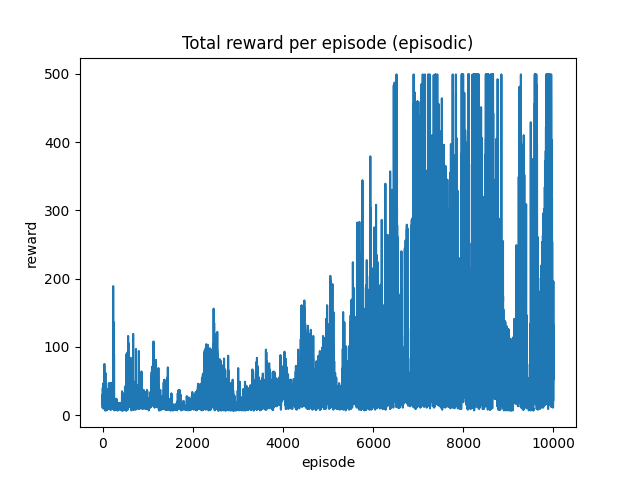

The Python source for this figure:

import gym
import torch
import torch.nn as nn
import torch.nn.functional as F
import torch.optim as optim
import numpy as np
from copy import deepcopy
from collections import deque
import random
import matplotlib.pyplot as plt

EPISODES = 200  # number of episodes
MAX_EXPLORATION =1  # e-greedy threshold start value
MIN_EXPLORATION = 0.2  # e-greedy threshold end value
EXPLORATION_DECAY = 1/200  # e-greedy threshold decay
GAMMA = 0.93  # Q-learning discount factor
LEARNING_RATE = 10e-4  # NN optimizer learning rate
HIDDEN_SIZE = 200  # NN hidden layer size
BATCH_SIZE = 40  # Q-learning batch size
EXPLORATION = 1
EXPLORATION_DECAY =0.0002
TRAIN_EPISODES = 10000

"""
Any Class that implements a neural network from pytorch have to inherit from the nn.Module class
PyTorch refers to fully connected layers as Linear layers.

"""

def getMedian( l):
    l = sorted(l)
    return l[int(len(l)/2)]
class DQN(nn.Module):
    def __init__(self, lr):
        super().__init__()
       
        
        
        self.learning_rate = lr

        # PyTorch refers to fully connected layers as Linear layers.

        # Creating PrimaryNetwork layers
        self.Layer_1= nn.Linear(in_features= 4, out_features = int(HIDDEN_SIZE))

    
        self.Layer_2 = nn.Linear(in_features= int(HIDDEN_SIZE), out_features = HIDDEN_SIZE)

        self.Layer_3 = nn.Linear(in_features= HIDDEN_SIZE, out_features = int(HIDDEN_SIZE))

        self.Layer_4 = nn.Linear(in_features= HIDDEN_SIZE, out_features = int(HIDDEN_SIZE))

        self.Layer_5 = nn.Linear(in_features= int(HIDDEN_SIZE), out_features = 2)

        self.optimizer = optim.Adam(self.parameters(), lr = self.learning_rate)

        self.loss = nn.MSELoss()


    """
        All pytorch nn require forward method to be defined. 
        This will implement the forward pass to the network.
    """
    def forward(self, state, Q_val=True):
        assert type(state) == torch.Tensor
        t = F.relu(self.Layer_1(state) )
        t = F.relu(self.Layer_2(t))
        t = F.relu(self.Layer_3(t))
        t = F.relu(self.Layer_4(t))
        # To get actions we do not need to apply the relu funtions we need the raw output
        action = self.Layer_5(t)
        index =  torch.argmax(action)  # returns the index of the maximum value which will always be 0 or 1
        if Q_val:
            return action
        return index
        
        
class Memory():
    def __init__(self, limit):
        self.memory = deque()    
        self.max_length = limit
        self.counter = 0  
    def append(self, val):
        if (self.get_length()==self.max_length):
            self.delete_left()

        self.memory.append(val)
        
    def prepend(self,val):
        if (self.get_length()==self.max_length):
            self.delete_left()
        self.memory.prepend(val)

    def delete_right(self):
        return self.memory.pop()

    def delete_left(self):
        return self.memory.popleft()
    def get_length(self):
        return len(self.memory)

    
class Agent():

    def __init__(self,env, primaryN, targetN, gamma=.99, eplison = .3,eplison_decay=0.3 , state_dimention=4 , max_length=1000, weights = None, frames =5000 ):


         # Initializing all the constnt variables   
        self.state_dimention = state_dimention
        self.weights = weights
        self.env = env 
        self.frames = frames
        self.batch_size = BATCH_SIZE
        self.update = False
        self.train_cnt = 0
        self.discount_rate = GAMMA #(gamma)
        self.exploration_rate = EXPLORATION
        self.max_exploration_rate = MAX_EXPLORATION
        self.min_exploration_rate = MIN_EXPLORATION
        self.learning_rate =LEARNING_RATE 
        self.exploration_decay = EXPLORATION_DECAY# eplison 
       
        self.no_of_episodes = TRAIN_EPISODES
        # Initializing our network
        self.Q = DQN(self.learning_rate)
        self.target_net = DQN(self.learning_rate)
        self.target_net.load_state_dict(torch.load("target_net.dat"))
        self.max_score = 100
        self.max_median = 12
        # action  0 is left and 1 is right  
        self.action_space = [0,1]   
        # Creating memory elements
        self.mem_length = max_length
        self.mem_counter = 0
        self.state_memory=  Memory(max_length)
        self.next_state_memory=  Memory(max_length)
        self.action_memory = Memory(max_length)
        self.terminal_memory = Memory(max_length)
        self.reward_memory = Memory(max_length)
 

    def store(self, observation, action,reward ,next_observation, done):
        """
            Stores all the results of an iteration in the memory
        """
        #index = self.mem_counter % self.mem_length
        self.state_memory.append(observation)
        self.next_state_memory.append(next_observation)
        self.action_memory.append(action)
        self.terminal_memory.append(done)
        self.reward_memory.append(reward)
        self.mem_counter+=1

    def choose(self, observation):
        """
        Choose a random action or choose throught the neural network depending on the explaoration constant which decays with the number of iterations
    
        """
        observation = torch.tensor([observation], dtype= torch.float32)
        if self.exploration_rate> np.random.random():
            self.UpdateExploration()
            return torch.tensor(self.RandomMove(), dtype = torch.float32)
        else :
            self.UpdateExploration()
            return self.NetworkMove(observation)



    def NetworkMove(self, observation):

        assert type(observation) == torch.Tensor
        action = self.Q.forward(observation, Q_val=False)
        # torch.argmax(input, dim, keepdim=False) → LongTensor Returns the indices of the maximum values of a tensor across a dimension.
        #action =  torch.argmax(torch.tensor(action)).item()  # returns the index of the maximum value which will always be 0 or 1
        return action

        
    """
    here are several different loss functions under the nn package . 
    A simple loss is: nn.MSELoss which computes the mean-squared error between the input and the target.
    """
    
    def Save(self,primaryN,t):
        torch.save(primaryN.state_dict(), f"{t}-best.dat")
    
    def RandomMove(self):
        action = self.env.action_space.sample()
        return action
    """
    There is two ways to learn:
        one way is to play a bunch of random games until out memory fills up and then start learning (what we are going to do )

        the other way is to play and game and learn from that and iterate
    """
    def Rlist(self, a):
        l= [i for i in range(a) ]
        return l
   

    def Learn(self):
        
        # make a list with all possibel indexes
        l = self.state_memory.get_length()
        
        if l<self.batch_size:
            return
        li = self.Rlist(l)
        # return a number in the range of  l (memory size)  muliple calls will never return the same number
        #batch = np.random.choice(li,self.batch_size,  replace=False)
        batch =random.sample(li, self.batch_size)
        # getting the batch's variables
        b_state = torch.tensor([self.state_memory.memory[i] for i in batch], dtype= torch.float32, requires_grad=False)
        b_state_new = torch.tensor([self.next_state_memory.memory[i] for i in batch], dtype= torch.float32, requires_grad=False)
        b_reward = torch.tensor([self.reward_memory.memory[i] for i in batch], dtype= torch.float32, requires_grad=False)
        b_terminal = torch.tensor([self.terminal_memory.memory[i] for i in batch], dtype= torch.float32, requires_grad=False)

        b_action =  [self.action_memory.memory[i] for i in batch]

        Q_vals =[]# 
        Target_vals = torch.empty(size = (self.batch_size,2), dtype =torch.float32, requires_grad=False)
        #values = torch.stack(list(values),1)
        for i in range(self.batch_size):
            Q = self.Q.forward(b_state[i], Q_val=True)
            Q_next =self.target_net.forward(b_state_new[i], Q_val= True).detach()
            #Q_target = Q + self.learning_rate * (b_reward[i]* self.discount_rate  * Q_next -Q)
            Q_target = b_reward[i] + self.discount_rate * Q_next
            if b_terminal[i]:
                Q_target = b_reward[i]
               
            Q_vals.append(Q)
            Target_vals[i] = Q_target
           
        Q_vals = torch.stack(Q_vals,0)
       
        
        self.Q.optimizer.zero_grad()
        loss = self.Q.loss(Q_vals, Target_vals)
        if self.train_cnt%10==0:
            print("Loss: " ,loss.item())
        loss.backward()
        self.Q.optimizer.step()

        
        

    def Play(self):
        episode_rewards = []
        
        avg =[]
        observation = env.reset()
        for episode in range(TRAIN_EPISODES):
            
            
            current_reward = 0
            for t in range(501):
                #self.Learn()
                #env.render()
                #print(observation)
                # Action is to be chosen by the agent
                action = self.choose(observation)
                
                
                next_observation, reward, done, info = self.env.step(int(action))
                current_reward += reward
                if not done:
                    self.store(observation, action,reward ,next_observation, done)
                    observation = next_observation
                if done:
                    #avg.append(t)
                    episode_rewards.append(t)
                    self.store(observation, action,-100 ,next_observation, done)
                    print(f"DQN Training Episode finished ({self.train_cnt} of {TRAIN_EPISODES}).. Total Reward is : {t+1}.")
                    observation = env.reset()
                    
                    self.train_cnt+=1
                    
                    if t>100:
                        self.Save(self.Q,self.train_cnt)
                    elif t>=499:
                        self.Save(self.Q)    
                    
                    break
            
        
                    
                
            avg_score = t# sum(avg)/len(avg)
            #median_score = getMedian(avg)
            #print("Average Score: ", avg_score, "Median Score: ",median_score)
            if avg_score>self.max_score :
            
            #if self.train_cnt%25==0 :
                self.target_net= deepcopy(self.Q)
                #self.Save(self.Q, self.train_cnt)
                self.max_score = avg_score
                #self.max_median = median_score
            self.Learn()
            
        self.plot_graph(episode_rewards)
    def UpdateExploration(self):
        if(self.exploration_rate >self.min_exploration_rate and self.exploration_rate<= self.max_exploration_rate ):
            self.exploration_rate -= self.exploration_rate * self.exploration_decay
        else:
            self.exploration_rate = self.min_exploration_rate   

    def plot_graph(self,episode_rewards):
        plt.plot(np.arange(len(episode_rewards)), episode_rewards)#,s=2)
        plt.title("Total reward per episode (episodic)")
        plt.ylabel("reward")
        plt.xlabel("episode")
        plt.show()


def Save2Target(primaryN):
    return deepcopy(primaryN)
def UpdatePrimary( TargetN):
    return deepcopy(targetNet)

env = gym.make('CartPole-v1')
network = DQN(0.001)
targetNet = DQN(0.01)

agent = Agent(env, network, targetNet)
y = [1,2,3,4]
y= torch.tensor(y, dtype= torch.float)
x= torch.randn(4, dtype= torch.float)
y= torch.randn(2, dtype= torch.float)
z= torch.randn(2, dtype= torch.float)
g = torch.randn(4, dtype= torch.float)
f =network.forward(x)

agent.Play()



for i_episode in range(20):
    
    observation = env.reset()
    
    for t in range(500):
        env.render()
        #print(observation)
        # Action is to be chosen by the agent
        #action = env.action_space.sample()
        action = agent.Q.forward(torch.tensor([observation], dtype= torch.float32), Q_val=False)
        observation, reward, done, info = env.step(int(action))
        if done:
            print("Game Episode finished after {} timesteps".format(t+1))
            break
env.close()


